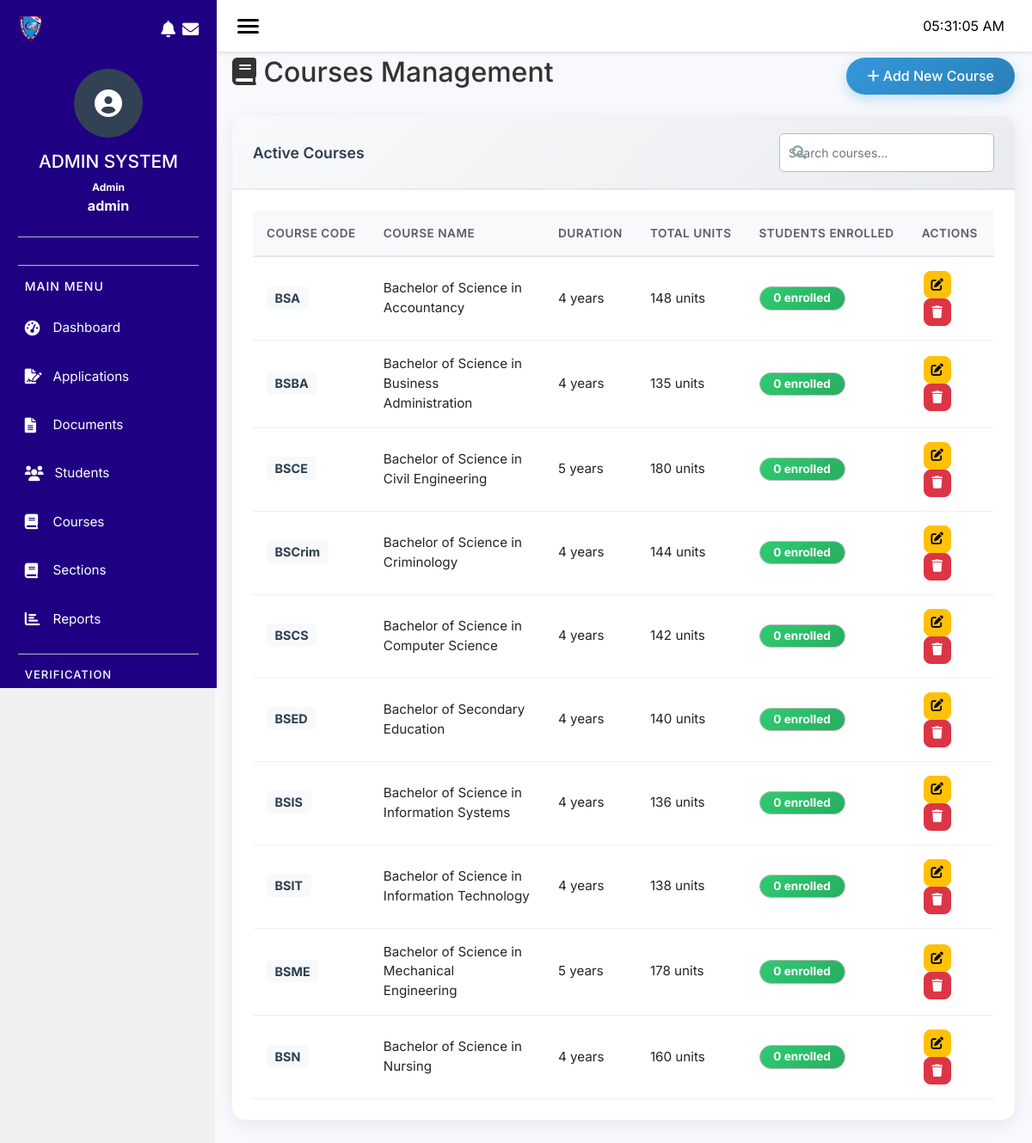
The app's page /modules/enrollment/admin/courses.php (signed in) with its own data.
### tables this page shows
CREATE TABLE `enr_courses` (
  `id` int(11) NOT NULL,
  `course_code` varchar(20) NOT NULL,
  `course_name` varchar(150) NOT NULL,
  `description` text DEFAULT NULL,
  `duration_years` int(11) DEFAULT 4,
  `total_units` int(11) DEFAULT NULL,
  `is_active` tinyint(4) DEFAULT 1,
  `created_at` timestamp NOT NULL DEFAULT current_timestamp()
);

### modules/enrollment/models/Course.php (called while the page is built, shortened)
<?php
require_once __DIR__ . '/../config/database.php';
class Course {
    private $conn;
    private $table = 'enr_courses';
    public function __construct() {
        $database = new Database();
        $this->conn = $database->getConnection();
    }
    public function getAllActive() {
        $query = "SELECT * FROM " . $this->table . "
                  WHERE is_active = 1
                  ORDER BY course_code ASC";
        $stmt = $this->conn->prepare($query);
        $stmt->execute();
        return $stmt->fetchAll(PDO::FETCH_ASSOC);
    }
}
?>

### modules/enrollment/config/database.php (called while the page is built, shortened)
<?php
class Database {
    private $host = "localhost";
    private $db_name = "sms";
    private $username = "root";
    private $password = "";
    public function getConnection() {
        $this->conn = null;
        try {
            $this->conn = new PDO("mysql:host=" . $this->host . ";dbname=" . $this->db_name,
                                  $this->username,
                                  $this->password);
            $this->conn->setAttribute(PDO::ATTR_ERRMODE, PDO::ERRMODE_EXCEPTION);
            $this->conn->exec("SET NAMES utf8");
        } catch(PDOException $exception) {
            echo "Connection error: " . $exception->getMessage();
        }
        return $this->conn;
    }
}
?>

### modules/enrollment/admin/courses.php (the view, shortened to what this page needs)
<?php
$admin_name = $admin_name ?? 'Admin';
require_once '../config/database.php';
require_once '../models/Course.php';
$course = new Course();
$courses = $course->getAllActive();
?>
<!DOCTYPE html>
<html lang="en">
<head>
    <link href="https://cdn.jsdelivr.net/npm/bootstrap@5.1.3/dist/css/bootstrap.min.css" rel="stylesheet">
    <link rel="stylesheet" href="https://cdnjs.cloudflare.com/ajax/libs/font-awesome/6.0.0/css/all.min.css">
    <link rel="stylesheet" href="../css/styles.css">
</head>
<header>
    <div class="hamburger">
      <span></span>
      <span></span>
      <span></span>
    </div>
    <div class="realtime" id="realtimeClock" aria-live="polite">--:-- </div>
</header>
<body>
    <?php include_once '../includes/sidebar_admin.php'; ?>
    <div class="content">
        <div class="d-flex justify-content-between align-items-center mb-4">
            <h2><i class="fas fa-book"></i> Courses Management</h2>
            <button type="button" class="btn btn-primary" data-bs-toggle="modal" data-bs-target="#addCourseModal">
                <i class="fas fa-plus"></i> Add New Course
            </button>
        </div>
        <div class="card">
            <div class="card-header">
            </div>
            <div class="card-body">
                <div class="table-responsive">
                    <table class="table table-hover">
                        <thead>
                            <tr>
                                <th>Course Code</th>
                                <th>Course Name</th>
                                <th>Duration</th>
                                <th>Total Units</th>
                                <th>Students Enrolled</th>
                                <th>Actions</th>
                            </tr>
                        </thead>
                        <tbody>
                            <?php foreach($courses as $c): ?>
                            <tr>
                                <td><strong><?php echo $c['course_code']; ?></strong></td>
                                <td><?php echo $c['course_name']; ?></td>
                                <td><?php echo $c['duration_years']; ?> years</td>
                                <td><?php echo $c['total_units']; ?> units</td>
                                <td>
                                    <span class="badge bg-success">0 enrolled</span>
                                </td>
                                <td>
                                    <button class="btn btn-sm btn-warning" onclick="editCourse(<?php echo $c['id']; ?>)">
                                        <i class="fas fa-edit"></i>
                                    </button>
                                    <button class="btn btn-sm btn-danger" onclick="deleteCourse(<?php echo $c['id']; ?>)">
                                        <i class="fas fa-trash"></i>
                                    </button>
                                </td>
                            </tr>
                            <?php endforeach; ?>
                        </tbody>
                    </table>
                </div>
            </div>
        </div>
    </div>
</body>
</html>

### modules/enrollment/includes/sidebar_admin.php (shortened to what this page needs)
<div class="sidebar">
    <div class="school-logo">
        <img src="/sms/assets/bcp-logo.png" alt="School Logo">
        <div class="sidebar-icons">
            <i class="fas fa-bell"></i>
            <i class="fas fa-envelope"></i>
        </div>
    </div>
    <div class="sidebar-header">
        <div class="user_avatar">
            <i class="fas fa-user-circle"></i>
        </div>
        <h1>ADMIN SYSTEM</h1>
        <div class="employee_name"><?php echo htmlspecialchars($admin_name); ?></div>
        <div class="employee_id"><?php echo htmlspecialchars($_SESSION['employee_id'] ?? ''); ?></div>
    </div>
    <h2>MAIN MENU</h2>
    <ul>
        <li>
            <a href="dashboard.php" class="menu-link <?php echo $current_page == 'dashboard.php' ? 'active' : ''; ?>">
                <i class="fas fa-tachometer-alt"></i> Dashboard
            </a>
        </li>
        <li>
            <a href="applications.php" class="menu-link <?php echo $current_page == 'applications.php' ? 'active' : ''; ?>">
                <i class="fas fa-file-signature"></i> Applications
            </a>
        </li>
        <li>
            <a href="documents.php" class="menu-link <?php echo $current_page == 'documents.php' ? 'active' : ''; ?>">
                <i class="fas fa-file-alt"></i> Documents
            </a>
        </li>
        <li>
            <a href="students.php" class="menu-link <?php echo $current_page == 'students.php' ? 'active' : ''; ?>">
                <i class="fas fa-users"></i> Students
            </a>
        </li>
        <li>
            <a href="courses.php" class="menu-link <?php echo $current_page == 'courses.php' ? 'active' : ''; ?>">
                <i class="fas fa-book"></i> Courses
            </a>
        </li>
        <li>
            <a href="sections.php" class="menu-link <?php echo $current_page == 'sections.php' ? 'active' : ''; ?>">
                <i class="fas fa-book"></i> Sections
            </a>
        </li>
        <li>
            <a href="reports.php" class="menu-link <?php echo $current_page == 'reports.php' ? 'active' : ''; ?>">
                <i class="fas fa-chart-bar"></i> Reports
            </a>
        </li>
    </ul>
    <h3>VERIFICATION</h3>
</div>

### modules/enrollment/css/layout/sidebar.css (style rules this page uses)
.sidebar { width: var(--sidebar-width); background: var(--color1); padding: 1.2rem 1.3rem; top: 0; left: 0; position: fixed; height: 100vh; overflow-y: auto; z-index: 1000; transition: transform 0.3s ease; }
.school-logo { display: flex; align-items: center; margin-bottom: 2rem; justify-content: space-between; }
.school-logo img { width: 29px; height: auto; }
.sidebar-icons { display: flex; gap: 0.5rem; color: var(--color3); }
.sidebar-icons i { font-size: 1.2rem; cursor: pointer; }
.sidebar-header { text-align: center; margin-bottom: 2rem; padding-bottom: 1.5rem; border-bottom: 1px solid var(--color4); }
.user_avatar { width: 80px; height: 80px; background: var(--color2); border-radius: 50%; display: flex; align-items: center; justify-content: center; margin: 0 auto 1rem; font-size: 2rem; font-weight: bold; color: var(--color3); }
.sidebar-header h1 { font-size: 1.3rem; color: var(--color3); }
.employee_name { font-size: 12px; color: var(--color3); font-weight: bold; }
.employee_id { font-size: 16px; color: var(--color3); font-weight: bold; }
.sidebar h2 { color: var(--color3); font-size: 14px; text-transform: uppercase; letter-spacing: 1px; margin-bottom: 1rem; padding-left: 0.5rem; }
.sidebar h3 { color: var(--color3); font-size: 13px; text-transform: uppercase; letter-spacing: 1px; margin-bottom: 1rem; padding-left: 0.5rem; }
.sidebar ul { list-style: none; }
.sidebar .menu-link { display: flex; align-items: center; gap: 0.8rem; padding: 0.8rem 0.5rem; color: var(--color3); text-decoration: none; border-radius: 8px; margin-bottom: 0.5rem; transition: all 0.3s ease; font-size: 0.95rem; }
.sidebar .menu-link i { font-size: 1.1rem; min-width: 20px; }

### modules/enrollment/css/layout/header.css (style rules this page uses)
header { position: fixed; top: 0; left: var(--sidebar-width); width: calc(100% - var(--sidebar-width)); height: var(--header-height); background: var(--color3); display: flex; align-items: center; box-shadow: 0 2px 4px rgba(0, 0, 0, 0.1); z-index: 999; transition: left 0.3s ease, width 0.3s ease; }
.hamburger { display: flex !important; flex-direction: column; gap: 4px; cursor: pointer; padding: 0.5rem; margin-left: 1rem; transition: all 0.3s ease; }
.hamburger span { width: 25px; height: 3px; background: var(--color8); border-radius: 3px; transition: all 0.3s ease; display: block; }
.realtime { margin-left: auto; margin-right: 1rem; font-size: 1rem; color: var(--color8); padding: 0.5rem 1rem; }

### modules/enrollment/css/pages/admindashboard.css (style rules this page uses)
.content { margin-left: 250px; padding: 20px; background-color: #f8f9fc; min-height: 100vh; transition: margin-left 0.3s ease; }
.card { border: none; border-radius: 15px; box-shadow: 0 5px 20px rgba(0, 0, 0, 0.08); transition: box-shadow 0.3s ease; }
.card-header { background: #f8f9fc; border-bottom: 1px solid #e3e6f0; border-radius: 15px 15px 0 0 !important; padding: 1.2rem 1.5rem; }
.table thead th { background-color: #f8f9fc; font-weight: 600; font-size: 0.8rem; text-transform: uppercase; letter-spacing: 0.5px; color: #5a5c69; border-bottom: 2px solid #e3e6f0; }
.btn { font-weight: 500; transition: all 0.3s ease; }

### modules/enrollment/css/pages/admin-reports.css (style rules this page uses)
.bg-success { background: linear-gradient(135deg, #2ecc71 0%, #27ae60 100%); }
.card { border: none; border-radius: 15px; box-shadow: 0 5px 20px rgba(0, 0, 0, 0.08); transition: box-shadow 0.3s ease; margin-bottom: 1.5rem; }
.card-header { background: linear-gradient(135deg, #f8f9fa 0%, #e9ecef 100%); border-bottom: 2px solid rgba(0, 0, 0, 0.05); padding: 1.2rem 1.5rem; border-radius: 15px 15px 0 0 !important; }
.card-body { padding: 1.5rem; }
.table { margin-bottom: 0; }
.table thead th { background: linear-gradient(135deg, #f8f9fa 0%, #e9ecef 100%); border-top: none; font-weight: 600; font-size: 0.85rem; text-transform: uppercase; letter-spacing: 0.5px; color: #2c3e50; padding: 1rem; white-space: nowrap; }
.table tbody td { padding: 1rem; vertical-align: middle; border-bottom: 1px solid #f0f0f0; font-size: 0.95rem; }
.table tbody tr { transition: all 0.2s ease; }
.badge { padding: 0.5rem 1rem; border-radius: 30px; font-size: 0.8rem; font-weight: 500; min-width: 100px; }
.badge.bg-success { background: linear-gradient(135deg, #2ecc71, #27ae60); color: white; }
.btn-primary { background: linear-gradient(135deg, #3498db, #2980b9); border: none; padding: 0.6rem 1.5rem; border-radius: 30px; font-weight: 500; box-shadow: 0 5px 15px rgba(52, 152, 219, 0.3); transition: all 0.3s ease; }

### modules/enrollment/css/pages/admin-convert.css (style rules this page uses)
.bg-success { background-color: #2ecc71 !important; }

### modules/enrollment/css/base/global.css (style rules this page uses)
body { background: var(--color9); }

### modules/enrollment/admin/courses.php (style rules this page uses)
.content { margin-left: 250px; padding: 20px; margin-top: 45px; }

### records on screen
enr_courses: course_code "BSA", course_name "Bachelor of Science in Accountancy", duration_years "4", total_units "148"
enr_courses: course_code "BSBA", course_name "Bachelor of Science in Business Administration", duration_years "4", total_units "135"
enr_courses: course_code "BSCE", course_name "Bachelor of Science in Civil Engineering", duration_years "5", total_units "180"
enr_courses: course_code "BSCrim", course_name "Bachelor of Science in Criminology", duration_years "4", total_units "144"
enr_courses: course_code "BSCS", course_name "Bachelor of Science in Computer Science", duration_years "4", total_units "142"
enr_courses: course_code "BSED", course_name "Bachelor of Secondary Education", duration_years "4", total_units "140"
enr_courses: course_code "BSIS", course_name "Bachelor of Science in Information Systems", duration_years "4", total_units "136"
enr_courses: course_code "BSIT", course_name "Bachelor of Science in Information Technology", duration_years "4", total_units "138"
enr_courses: course_code "BSME", course_name "Bachelor of Science in Mechanical Engineering", duration_years "5", total_units "178"
enr_courses: course_code "BSN", course_name "Bachelor of Science in Nursing", duration_years "4", total_units "160"

### other values on screen
$admin_name "Admin"
$_SESSION['employee_id'] "admin"
